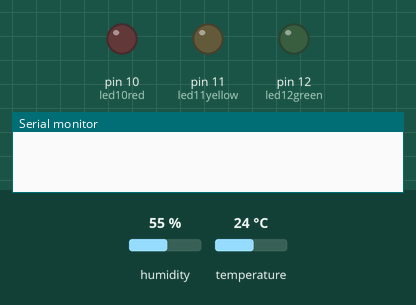
This sketch was run on a simulated Arduino Uno, built with avr-gcc and run on an emulated ATmega328P. Shown: output pins drawn as LEDs (lit = HIGH), the last lines printed to the serial monitor. Inputs (shaded band) come from the test bench; at power-on: humidity 55 %, temperature 24 °C. Pins used as bus, display or sensor lines are not drawn.

Above: at 0.1 s.
At 3.1 s:
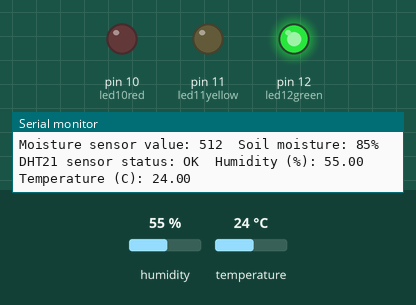
Timing chart, 0 to 4.6 s (numbered marks = the images above):
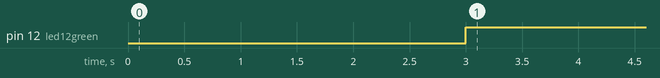

The sketch:

soil_moisture_sensor.ino
```cpp
#include <dht.h>

dht DHT21;
#define DHT21PIN 2    // pin 2 for temperature and humidity sensor

#define A0  A0
int led12green = 12;
int led11yellow = 11;
int led10red = 10;
int sensorPower9 = 9;

int analogValue = 0;
int percentageValue = 0;

int MAX_SENSOR_VALUE = 600; // measured by putting moisture sensor into water
int MIN_SENSOR_VALUE = 6; // measured  by putting moisture sensor in the air (not used)
int SENSOR_INIT_TIME = 3*1000; // we have to wait for stabilisation after power is turned on
long SLEEP_TIME = 4L*60L*1000L; // sleeps to increase life time of sensor. It must be long because maximim int value is 32767. For develepment change to 4L*1000L

/**
 * @author Bartek Kwiatkowski, 2018
 */

void setup() {
  // put your setup code here, to run once:
  pinMode(A0, INPUT);
  pinMode(led12green, OUTPUT);
  pinMode(led11yellow, OUTPUT);
  pinMode(led10red, OUTPUT);
  pinMode(sensorPower9, OUTPUT);
  Serial.begin(9600);
}

void loop() {
  // put your main code here, to run repeatedly:

  // MOISTURE SENSOR ######################################
  digitalWrite(sensorPower9, HIGH);
  delay(SENSOR_INIT_TIME);

  analogValue = analogRead(A0);
  percentageValue = moisture(analogValue);

  Serial.print("Moisture sensor value: ");
  Serial.print(analogValue);
  Serial.print("  ");
  Serial.println(moistureToString(analogValue));


  if (percentageValue >= 75) {
    digitalWrite(led12green, HIGH);
    digitalWrite(led11yellow, LOW);
    digitalWrite(led10red, LOW);
  } else if (percentageValue >= 50) {
    digitalWrite(led12green, LOW);
    digitalWrite(led11yellow, HIGH);
    digitalWrite(led10red, LOW);
  } else {
    digitalWrite(led12green, LOW);
    digitalWrite(led11yellow, LOW);
    digitalWrite(led10red, HIGH);
  }

  digitalWrite(sensorPower9, LOW); // turns off power of moisture sensor to increase its life time


  // TEMPERATURE AND HUMIDITY SENSOR ######################
  int chk = DHT21.read(DHT21PIN);         //reads sensor status

  Serial.print("DHT21 sensor status: ");
  switch (chk)
  {
    case DHTLIB_OK:
        Serial.print("OK");
        break;
    case DHTLIB_ERROR_CHECKSUM:
        Serial.println("ERROR checksum");
        break;
    case DHTLIB_ERROR_TIMEOUT:
        Serial.println("ERROR timeout");
        break;
    default:
        Serial.println("ERROR unknown");
        break;
  }
  Serial.print("  ");
  Serial.print("Humidity (%): ");
  Serial.print((float)DHT21.humidity, 2);
  Serial.print("  ");
  Serial.print("Temperature (C): ");
  Serial.println((float)DHT21.temperature, 2);


  delay(SLEEP_TIME);
}

int moisture(int sensorValue) {
  return (int)(100.0f * (float)sensorValue / (float)MAX_SENSOR_VALUE);
}

String moistureToString(int sensorValue) {
  String label = "Soil moisture: ";
  int valueInPercent = moisture(sensorValue);
  String percentChar = "%";
  String labelWithValue = label + valueInPercent + percentChar;

  return labelWithValue;
}
```

Measured:
- by itself, pin 12 (led12green): LOW → HIGH at 3.0 s
